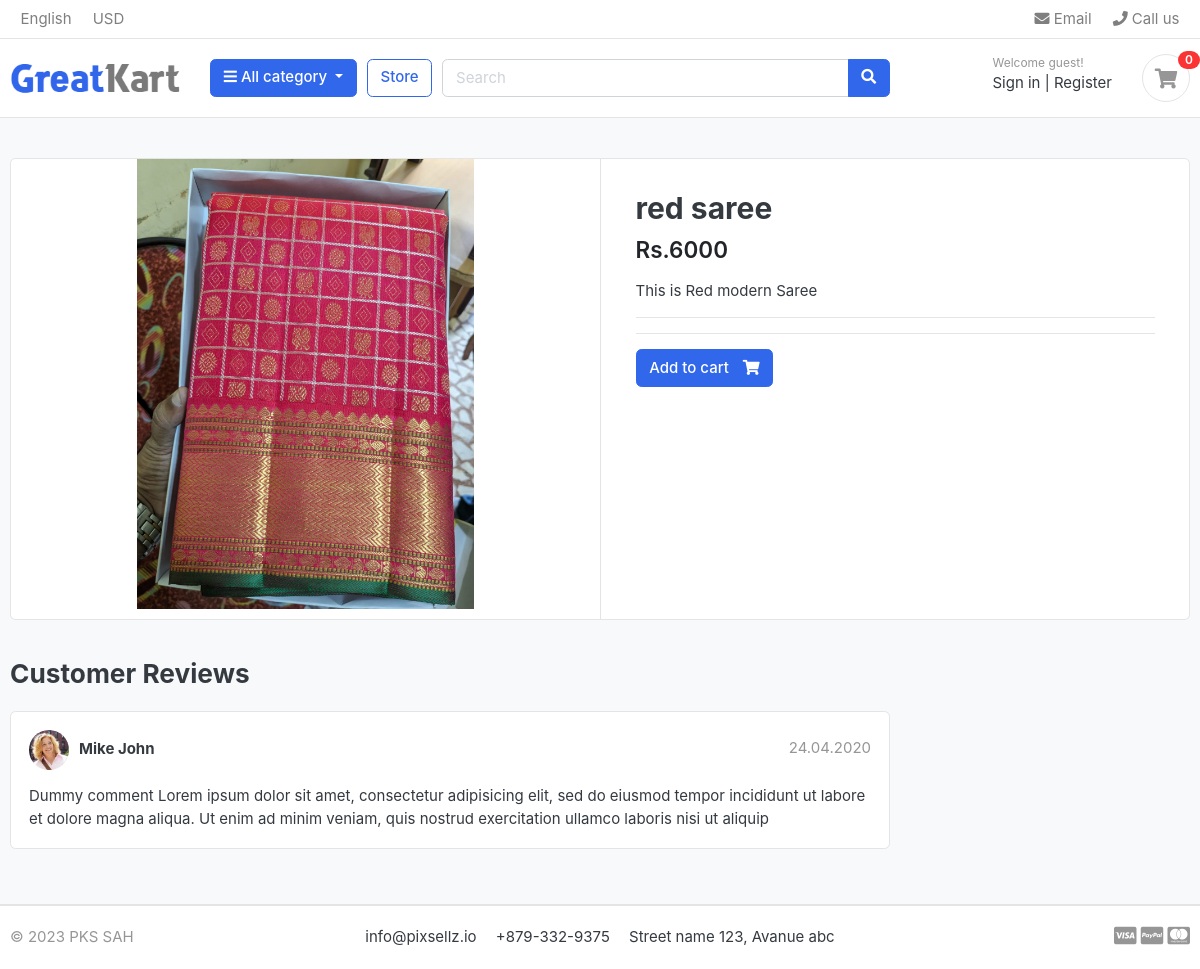
The page /store/category/modern-saree/red-saree/ on the database its author committed.
### store/models.py (models this page shows, shortened)
class Product(models.Model):
    product_name = models.CharField(max_length=200, unique=True)
    slug = models.SlugField(max_length=200, unique=True)
    description = models.TextField(max_length=500, blank=True)
    price = models.IntegerField()
    images = models.ImageField(upload_to='photos/products')
    stock = models.IntegerField()
    is_available = models.BooleanField(default=True)
    category = models.ForeignKey(Category, on_delete=models.CASCADE)
    created_date = models.DateField(auto_now_add=True)
    modified_date = models.DateTimeField(auto_now=True)

### store/views.py (the view)
# urls.py: path('category/<slug:category_slug>/<slug:product_slug>/', views.product_detail, name='product_detail'),
def product_detail(request, category_slug, product_slug):
    try:
        single_product = Product.objects.get(category__slug=category_slug, slug=product_slug)
        in_cart = CartItem.objects.filter(cart__cart_id = _cart_id(request), product = single_product).exists()
    except Exception as e:
        raise e
    context = {
        'single_product' : single_product,
        'in_cart': in_cart,
    }
    return render(request, 'store/product_detail.html', context)

### carts/context_processors.py (called while the page is built)
def counter(request):
    cart_count =0
    if 'admin' in request.path:
        return {}
    else:
        try:
            cart = Cart.objects.filter(cart_id= _cart_id(request))
            cart_items = CartItem.objects.all().filter(cart=cart[:1])
            for cart_item in cart_items:
                cart_count =  cart_count + cart_item.quantity
        except Cart.DoesNotExist:
            cart_count = 0
    return dict(cart_count=cart_count)

### carts/views.py (called while the page is built)
def _cart_id(request):
    cart = request.session.session_key
    if not cart:
        cart = request.session.create()
    return cart

### category/context_processors.py (called while the page is built)
def menu_links(request):
    links = Category.objects.all()
    return dict(links=links)

### category/models.py (called while the page is built)
    def get_url(self):
        return reverse('product_by_category', args=[self.slug])

### templates/store/product_detail.html
{% extends 'base.html' %}
{% load static %}
{% block content %}
<section class="section-content padding-y bg">
    <div class="container">
    <div class="card">
        <div class="row no-gutters">
            <aside class="col-md-6">
    <article class="gallery-wrap">
        <div class="img-big-wrap">
           <a href="#"><img src="{{single_product.images.url}}"></a>
        </div>
    </article>
            </aside>
            <main class="col-md-6 border-left">
    <article class="content-body">
    <h2 class="title">{{ single_product.product_name }}</h2>
    <div class="mb-3">
        <var class="price h4">Rs.{{single_product.price}}</var>
    </div>
    <p>{{single_product.description}}</p>
    <hr>
        <hr>
        {% if single_product.stock <= 0 %}
           <h5 class="text-danger">Out of Stock</h5>
        {% else %}
            {% if in_cart %}
            <a href="{% url 'add_cart' single_product.id %}" class="btn  btn-success"> <span class="text">Added to cart</span> <i class="fas fa-check"></i>  </a>
            <a href="{% url 'cart' %}" class="btn  btn-outline-primary"> <span class="text">View cart</span> <i class="fas fa-eye"></i>  </a>
            {% else %}
            <a href="{% url 'add_cart' single_product.id %}" class="btn  btn-primary"> <span class="text">Add to cart</span> <i class="fas fa-shopping-cart"></i>  </a>
            {% endif %}
          {%endif%}
        </article>
            </main>
        </div>
    </div>
    <br>
    <div class="row">
                <div class="col-md-9">
        <header class="section-heading">
            <h3>Customer Reviews </h3>
        </header>
        <article class="box mb-3">
            <div class="icontext w-100">
                <img src="{% static './images/avatars/avatar1.jpg' %}" class="img-xs icon rounded-circle">
                <div class="text">
                    <span class="date text-muted float-md-right">24.04.2020 </span>
                    <h6 class="mb-1">Mike John </h6>
                </div>
            </div>
            <div class="mt-3">
                <p>
                    Dummy comment Lorem ipsum dolor sit amet, consectetur adipisicing elit, sed do eiusmod
                    tempor incididunt ut labore et dolore magna aliqua. Ut enim ad minim veniam,
                    quis nostrud exercitation ullamco laboris nisi ut aliquip
                </p>
            </div>
        </article>
        </div>
    </div>
    </div>
    </section>
{% endblock %}

### static/css/ui.css (style rules this page uses)
html { font-family: "Inter", sans-serif; font-size: 15px; }
.content-body { flex: 1 1 auto; padding: 2rem 2.3rem; }
.img-xs, .img-sm, .img-md, .img-lg { -o-object-fit: cover; object-fit: cover; flex-shrink: 0; flex-grow: 0; }
.img-xs { width: 40px; height: 40px; }
.padding-y { padding-top: 40px; padding-bottom: 40px; }
var { font-style: normal; }
article:after, .form-group:after { display: block; clear: both; content: ""; }
.bg { background-color: #f8f9fa; }
.section-heading { margin-bottom: 20px; margin-top: 15px; }
p:last-child { margin-bottom: 0; }
.btn .text + i { margin-left: 10px; }
.icontext { display: inline-flex; align-items: center; vertical-align: middle; }
.icontext .text { width: 100%; line-height: 1.2; }
.icontext .icon { position: relative; margin-right: 10px; flex-shrink: 0; flex-grow: 0; }
.price { font-weight: 600; color: #212529; }
.box { padding: 18px; background: #fff; border-radius: 0.37rem; border: 1px solid #e4e4e4; }
.box img { max-width: 100%; }
.gallery-wrap .img-big-wrap { margin-bottom: 10px; border-radius: 0.37rem; overflow: hidden; background-color: #fff; }
.gallery-wrap .img-big-wrap a { text-align: center; display: block; }
.gallery-wrap .img-big-wrap img { height: 450px; width: auto; display: inline-block; }

### rows shown on the page
Product: images (picture), product_name "red saree", price "6000", description "This is Red modern Saree"

### other values the page prints
{{ cart_count }} "0"
